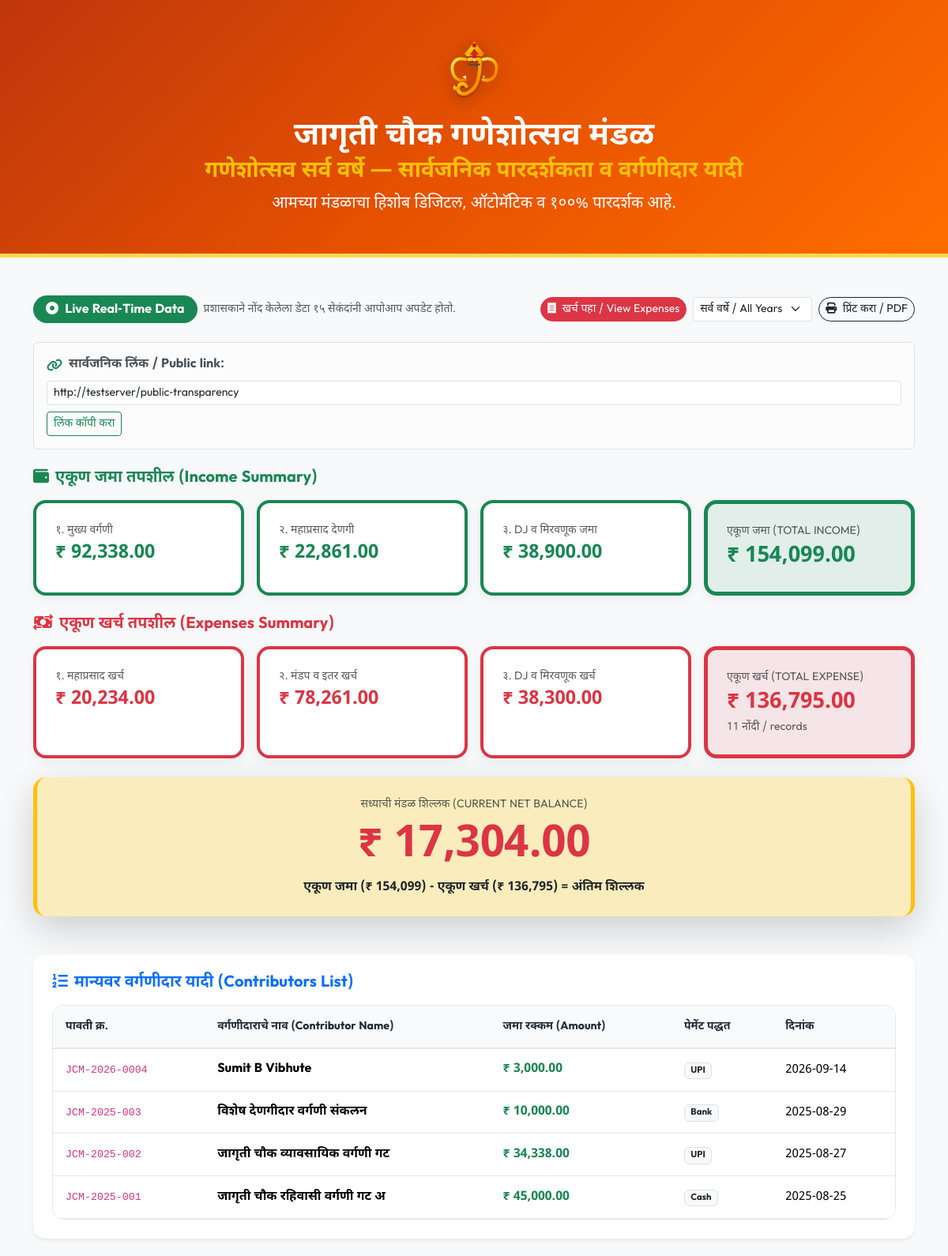
Page /public-transparency (upper part) on the earlier database version.
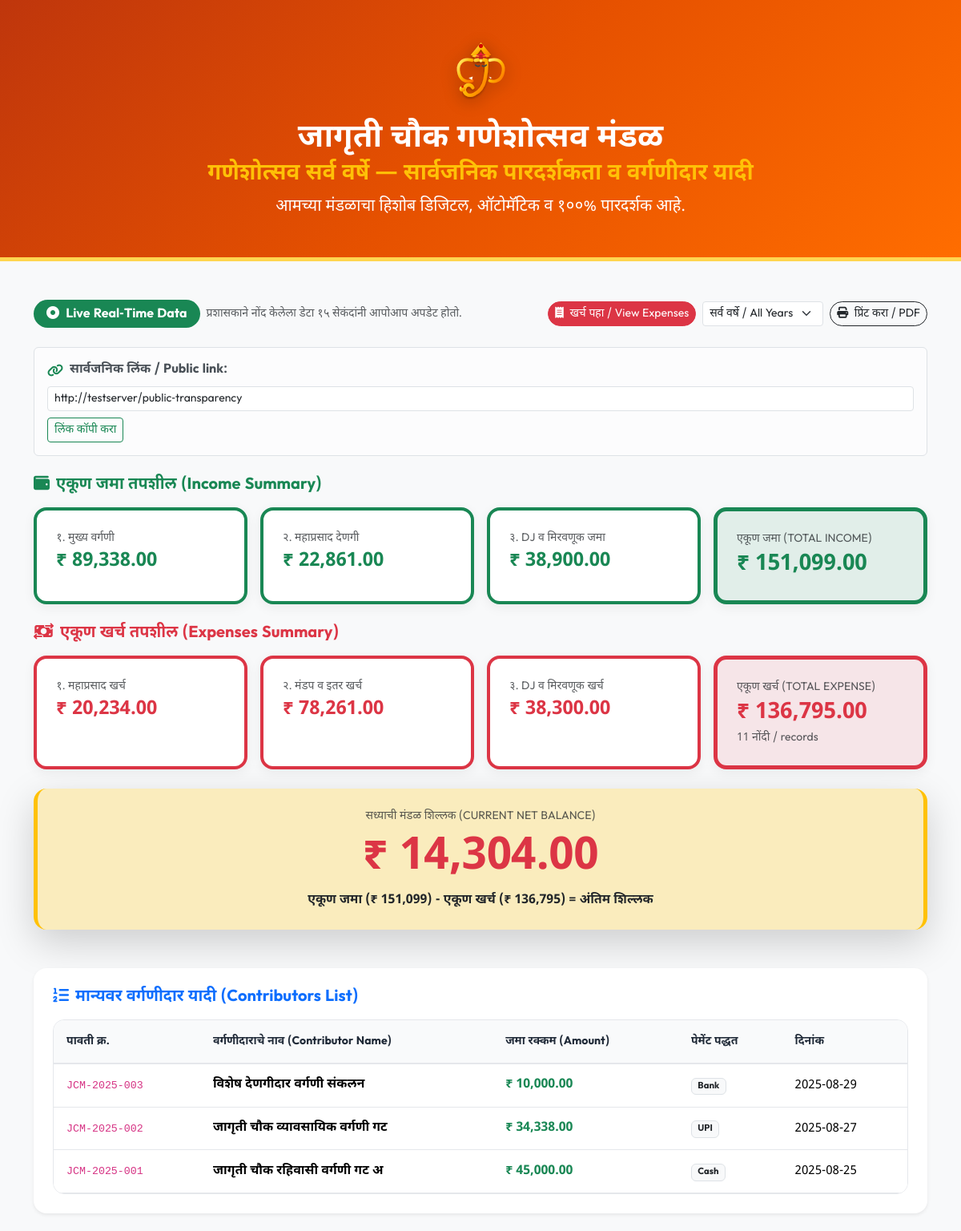
Same page on the later database version.
### tables this page shows
CREATE TABLE vargani (
    id INTEGER PRIMARY KEY AUTOINCREMENT,
    year_label TEXT NOT NULL DEFAULT '2026',
    receipt_no TEXT NOT NULL,
    contributor_name TEXT NOT NULL,
    mobile TEXT,
    address TEXT,
    amount DECIMAL(12,2) NOT NULL,
    payment_method TEXT NOT NULL, -- Cash, UPI, Bank
    payment_date DATE NOT NULL,
    collector_name TEXT,
    status TEXT NOT NULL DEFAULT 'Paid', -- Paid, Partial, Pending
    notes TEXT,
    created_by TEXT,
    created_at TIMESTAMP DEFAULT CURRENT_TIMESTAMP
);

### routes/public.py (the view)
@public_bp.route('/public-transparency')
def index():
    available_years = query_db("SELECT year_label FROM financial_years ORDER BY year_label DESC")
    years = [row['year_label'] for row in available_years]
    if not years:
        years = [get_active_financial_year()]
    requested_year = request.args.get('year')
    show_all_years = not requested_year or requested_year == 'all'
    year = 'all' if show_all_years else requested_year
    if not show_all_years and year not in years:
        year = years[0]
    if show_all_years:
        summary = {
            key: sum(float(get_financial_summary(financial_year).get(key, 0) or 0) for financial_year in years)
            for key in ('total_vargani', 'total_mp_donation', 'total_dj_income',
                        'total_income', 'total_mp_expense', 'total_other_expense',
                        'total_dj_expense', 'total_expenses')
        }
        summary['current_balance'] = summary['total_income'] - summary['total_expenses']
    else:
        summary = get_financial_summary(year)
    year_filter = "" if show_all_years else "WHERE year_label=?"
    dj_year_filter = "WHERE type='EXPENSE'" if show_all_years else "WHERE year_label=? AND type='EXPENSE'"
    year_params = () if show_all_years else (year,)
    vargani_list = query_db(f"""
        SELECT receipt_no, contributor_name, amount, payment_date, payment_method
        FROM vargani
        {year_filter}
        ORDER BY payment_date DESC, id DESC
    """, year_params)
    donor_list = query_db(f"""
        SELECT receipt_no, donor_name, donation_type, item_details, amount, payment_date, payment_method
        FROM mahaprasad_donations
        {year_filter}
        ORDER BY payment_date DESC, id DESC
    """, year_params)
    expense_list = query_db(f"""
        SELECT id, 'महाप्रसाद खर्च' AS category, item_name AS description,
               vendor, amount, payment_method, notes, expense_date AS expense_date, bill_no
        FROM mahaprasad_expenses
        {year_filter}
        UNION ALL
        SELECT id, category, description, vendor, amount, payment_method, notes, expense_date, bill_no
        FROM expenses
        {year_filter}
        UNION ALL
        SELECT id, 'DJ / मिरवणूक खर्च' AS category, description,
               person_or_vendor AS vendor, amount, payment_method, notes, date AS expense_date,
               receipt_or_bill_no AS bill_no
        FROM dj_accounts
        {dj_year_filter}
        ORDER BY expense_date DESC
    """, year_params + year_params + year_params)
    expense_count = len(expense_list)
    return render_template('public.html',
                           summary=summary,
                           vargani_list=vargani_list,
                           donor_list=donor_list,
                           expense_list=expense_list,
                           expense_count=expense_count,
                           selected_year=year,
                           public_expense_year=None if show_all_years else year,
                           available_years=years)

### database.py (called while the page is built)
def is_mysql_configured():
    if Config.DATABASE_URL:
        db_url = Config.DATABASE_URL.lower()
        if db_url.startswith('mysql') or 'mysql' in db_url:
            return True
    if Config.DB_HOST and Config.DB_NAME and Config.DB_USER:
        return True
    return False

def get_db_connection():
    if is_mysql_configured():
        if not HAS_PYMYSQL:
            raise ImportError("PyMySQL is not installed. Please add pymysql or cryptography to your requirements.")
        params = parse_mysql_params()
        conn = pymysql.connect(
            host=params['host'],
            port=params['port'],
            user=params['user'],
            password=params['password'],
            database=params['database'],
            charset=params['charset'],
            cursorclass=pymysql.cursors.DictCursor,
            autocommit=True
        )
        return conn
    else:
        conn = sqlite3.connect(Config.DATABASE_PATH)
        conn.row_factory = sqlite3.Row
        return conn

### templates/public.html (shortened to what the changed rows need)
<!DOCTYPE html>
<html lang="mr">
<head>
    <link href="https://cdn.jsdelivr.net/npm/bootstrap@5.3.3/dist/css/bootstrap.min.css" rel="stylesheet">
    <link rel="stylesheet" href="https://cdnjs.cloudflare.com/ajax/libs/font-awesome/6.5.2/css/all.min.css">
    <link rel="stylesheet" href="{{ url_for('static', filename='css/custom.css') }}">
</head>
<body>
    <div class="public-banner">
        <div class="container">
            <h1 class="fw-bold mb-1">{{ mandal_name }}</h1>
        </div>
    </div>
    <div class="container my-5">
        <div class="row g-3 mb-4">
            <div class="col-md-3 col-6">
                <div class="stat-card-public border-start border-success border-4">
                    <div class="small text-muted font-weight-bold">१. मुख्य वर्गणी</div>
                    <div class="fs-4 fw-bold text-success">₹ {{ "{:,.2f}".format(summary.total_vargani) }}</div>
                </div>
            </div>
            <div class="col-md-3 col-6">
                <div class="stat-card-public bg-success bg-opacity-10 border-start border-success border-5">
                    <div class="small text-muted font-weight-bold">एकूण जमा (TOTAL INCOME)</div>
                    <div class="fs-3 fw-bold text-success">₹ {{ "{:,.2f}".format(summary.total_income) }}</div>
                </div>
            </div>
        </div>
        <div class="card border-0 shadow-lg rounded-4 p-4 text-center bg-warning bg-opacity-25 mb-5 border-start border-end border-warning border-5">
            <div class="small text-muted font-weight-bold text-uppercase">सध्याची मंडळ शिल्लक (Current Net Balance)</div>
            <div class="display-4 fw-bold text-danger my-2">₹ {{ "{:,.2f}".format(summary.current_balance) }}</div>
            <div class="fw-bold text-dark">एकूण जमा (₹ {{ "{:,.0f}".format(summary.total_income) }}) - एकूण खर्च (₹ {{ "{:,.0f}".format(summary.total_expenses) }}) = अंतिम शिल्लक</div>
        </div>
        <div class="card border-0 shadow-sm rounded-4 p-4 mb-4 bg-white">
            <div class="table-responsive">
                <table class="table table-mandal mb-0">
                    <thead>
                        <tr>
                            <th>पावती क्र.</th>
                            <th>वर्गणीदाराचे नाव (Contributor Name)</th>
                            <th>जमा रक्कम (Amount)</th>
                            <th>पेमेंट पद्धत</th>
                            <th>दिनांक</th>
                        </tr>
                    </thead>
                    <tbody>
                        {% for v in vargani_list %}
                        <tr>
                            <td><code>{{ v.receipt_no }}</code></td>
                            <td class="fw-bold fs-6">{{ v.contributor_name }}</td>
                            <td class="text-success fw-bold fs-6">₹ {{ "{:,.2f}".format(v.amount) }}</td>
                            <td><span class="badge bg-light text-dark border">{{ v.payment_method }}</span></td>
                            <td>{{ v.payment_date }}</td>
                        </tr>
                        {% else %}
                        <tr>
                            <td colspan="5" class="text-center text-muted py-3">अद्याप वर्गणी जमा नोंदी नाहीत.</td>
                        </tr>
                        {% endfor %}
                    </tbody>
                </table>
            </div>
        </div>
    </div>
</body>
</html>

Differences in the rows shown:
removed vargani: receipt_no "JCM-2026-0004", contributor_name "Sumit B Vibhute", amount "3,000.00", payment_method "UPI", payment_date "2026-09-14"
Other differences:
{{ "{:,.2f}".format(summary.total_vargani) }}: "92,338.00" → "89,338.00"
{{ "{:,.2f}".format(summary.total_income) }}: "154,099.00" → "151,099.00"
{{ "{:,.2f}".format(summary.current_balance) }}: "17,304.00" → "14,304.00"
{{ "{:,.0f}".format(summary.total_income) }}: "154,099" → "151,099"
